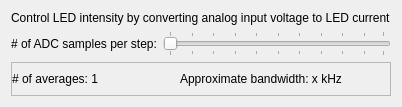
                  <widget class="QWidget" name="sync_analog_output_current_tab">
                   <property name="toolTip">
                    <string>Convert analog input voltage to LED current output</string>
                   </property>
                   <attribute name="title">
                    <string>Buffered - Current</string>
                   </attribute>
                   <layout class="QGridLayout" name="gridLayout_30" rowstretch="0,0,10">
                    <item row="2" column="0" colspan="2" alignment="Qt::AlignTop">
                     <widget class="QFrame" name="sync_analog_output_current_avg_frame">
                      <property name="toolTip">
                       <string>Current size of the sliding window mean</string>
                      </property>
                      <property name="frameShape">
                       <enum>QFrame::StyledPanel</enum>
                      </property>
                      <property name="frameShadow">
                       <enum>QFrame::Raised</enum>
                      </property>
                      <layout class="QGridLayout" name="gridLayout_47" columnstretch="10,13">
                       <property name="leftMargin">
                        <number>0</number>
                       </property>
                       <property name="rightMargin">
                        <number>0</number>
                       </property>
                       <item row="0" column="0">
                        <widget class="QLabel" name="sync_analog_output_current_avg_num_label">
                         <property name="toolTip">
                          <string>The width of the sliding window mean</string>
                         </property>
                         <property name="text">
                          <string># of averages: 1</string>
                         </property>
                        </widget>
                       </item>
                       <item row="0" column="1">
                        <widget class="QLabel" name="sync_analog_output_current_avg_bandiwdth_label">
                         <property name="toolTip">
                          <string>Estimated maximum bandwidth for the sliding window mean</string>
                         </property>
                         <property name="text">
                          <string>Approximate bandwidth: x kHz</string>
                         </property>
                        </widget>
                       </item>
                      </layout>
                     </widget>
                    </item>
                    <item row="1" column="1">
                     <widget class="QSlider" name="sync_analog_output_current_avg_slider">
                      <property name="toolTip">
                       <string>Set the size of the sliding window mean used to filter the ADC</string>
                      </property>
                      <property name="minimum">
                       <number>1</number>
                      </property>
                      <property name="maximum">
                       <number>100</number>
                      </property>
                      <property name="singleStep">
                       <number>0</number>
                      </property>
                      <property name="pageStep">
                       <number>1</number>
                      </property>
                      <property name="value">
                       <number>1</number>
                      </property>
                      <property name="orientation">
                       <enum>Qt::Horizontal</enum>
                      </property>
                      <property name="tickPosition">
                       <enum>QSlider::TicksBothSides</enum>
                      </property>
                      <property name="tickInterval">
                       <number>10</number>
                      </property>
                     </widget>
                    </item>
                    <item row="1" column="0">
                     <widget class="QLabel" name="sync_analog_output_current_avg_slider_label">
                      <property name="sizePolicy">
                       <sizepolicy hsizetype="Preferred" vsizetype="Ignored">
                        <horstretch>0</horstretch>
                        <verstretch>0</verstretch>
                       </sizepolicy>
                      </property>
                      <property name="toolTip">
                       <string>Set the size of the sliding window mean used to filter the ADC</string>
                      </property>
                      <property name="text">
                       <string># of ADC samples per step:</string>
                      </property>
                     </widget>
                    </item>
                    <item row="0" column="0" colspan="2">
                     <widget class="QLabel" name="sync_analog_output_current_label">
                      <property name="toolTip">
                       <string>Convert analog input voltage to LED current output</string>
                      </property>
                      <property name="text">
                       <string>Control LED intensity by converting analog input voltage to LED current</string>
                      </property>
                     </widget>
                    </item>
                   </layout>
                  </widget>
